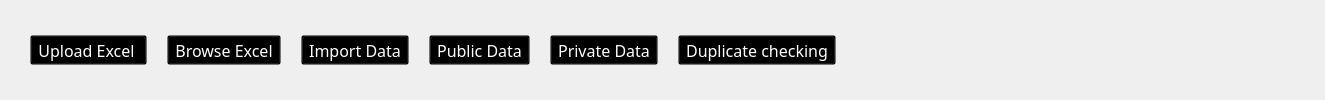
        <widget class="QWidget" name="tab_2">
         <attribute name="title">
          <string>Data</string>
         </attribute>
         <layout class="QHBoxLayout" name="horizontalLayout_6">
          <property name="spacing">
           <number>20</number>
          </property>
          <property name="leftMargin">
           <number>30</number>
          </property>
          <item>
           <widget class="QToolButton" name="btnUploadExcel">
            <property name="font">
             <font>
              <family>Microsoft YaHei</family>
              <pointsize>12</pointsize>
             </font>
            </property>
            <property name="cursor">
             <cursorShape>PointingHandCursor</cursorShape>
            </property>
            <property name="styleSheet">
             <string notr="true">background:transparent; color:white;</string>
            </property>
            <property name="text">
             <string>Upload Excel </string>
            </property>
            <property name="icon">
             <iconset>
              <normaloff>res/upload.png</normaloff>res/upload.png</iconset>
            </property>
            <property name="iconSize">
             <size>
              <width>36</width>
              <height>36</height>
             </size>
            </property>
            <property name="toolButtonStyle">
             <enum>Qt::ToolButtonTextUnderIcon</enum>
            </property>
           </widget>
          </item>
          <item>
           <widget class="QToolButton" name="btnBrowseExcel">
            <property name="font">
             <font>
              <family>Microsoft YaHei</family>
              <pointsize>12</pointsize>
             </font>
            </property>
            <property name="cursor">
             <cursorShape>PointingHandCursor</cursorShape>
            </property>
            <property name="styleSheet">
             <string notr="true">background:transparent; color:white;</string>
            </property>
            <property name="text">
             <string>Browse Excel</string>
            </property>
            <property name="icon">
             <iconset>
              <normaloff>res/files.png</normaloff>res/files.png</iconset>
            </property>
            <property name="iconSize">
             <size>
              <width>36</width>
              <height>36</height>
             </size>
            </property>
            <property name="toolButtonStyle">
             <enum>Qt::ToolButtonTextUnderIcon</enum>
            </property>
           </widget>
          </item>
          <item>
           <widget class="QToolButton" name="btnImportData">
            <property name="font">
             <font>
              <family>Microsoft YaHei</family>
              <pointsize>12</pointsize>
             </font>
            </property>
            <property name="cursor">
             <cursorShape>PointingHandCursor</cursorShape>
            </property>
            <property name="styleSheet">
             <string notr="true">background:transparent; color:white;</string>
            </property>
            <property name="text">
             <string>Import Data</string>
            </property>
            <property name="icon">
             <iconset>
              <normaloff>res/import.png</normaloff>res/import.png</iconset>
            </property>
            <property name="iconSize">
             <size>
              <width>36</width>
              <height>36</height>
             </size>
            </property>
            <property name="toolButtonStyle">
             <enum>Qt::ToolButtonTextUnderIcon</enum>
            </property>
           </widget>
          </item>
          <item>
           <widget class="QToolButton" name="btnPublicData">
            <property name="font">
             <font>
              <family>Microsoft YaHei</family>
              <pointsize>12</pointsize>
             </font>
            </property>
            <property name="cursor">
             <cursorShape>PointingHandCursor</cursorShape>
            </property>
            <property name="styleSheet">
             <string notr="true">background:transparent; color:white;</string>
            </property>
            <property name="text">
             <string>Public Data</string>
            </property>
            <property name="icon">
             <iconset>
              <normaloff>res/Public.png</normaloff>res/Public.png</iconset>
            </property>
            <property name="iconSize">
             <size>
              <width>36</width>
              <height>36</height>
             </size>
            </property>
            <property name="toolButtonStyle">
             <enum>Qt::ToolButtonTextUnderIcon</enum>
            </property>
           </widget>
          </item>
          <item>
           <widget class="QToolButton" name="btnPrivateData">
            <property name="font">
             <font>
              <family>Microsoft YaHei</family>
              <pointsize>12</pointsize>
             </font>
            </property>
            <property name="cursor">
             <cursorShape>PointingHandCursor</cursorShape>
            </property>
            <property name="styleSheet">
             <string notr="true">background:transparent; color:white;</string>
            </property>
            <property name="text">
             <string>Private Data</string>
            </property>
            <property name="icon">
             <iconset>
              <normaloff>res/private.png</normaloff>res/private.png</iconset>
            </property>
            <property name="iconSize">
             <size>
              <width>36</width>
              <height>36</height>
             </size>
            </property>
            <property name="toolButtonStyle">
             <enum>Qt::ToolButtonTextUnderIcon</enum>
            </property>
           </widget>
          </item>
          <item>
           <widget class="QToolButton" name="btnDuplicateCheck">
            <property name="font">
             <font>
              <family>Microsoft YaHei</family>
              <pointsize>12</pointsize>
             </font>
            </property>
            <property name="cursor">
             <cursorShape>PointingHandCursor</cursorShape>
            </property>
            <property name="styleSheet">
             <string notr="true">background:transparent; color:white;</string>
            </property>
            <property name="text">
             <string>Duplicate checking</string>
            </property>
            <property name="icon">
             <iconset>
              <normaloff>res/filter.png</normaloff>res/filter.png</iconset>
            </property>
            <property name="iconSize">
             <size>
              <width>36</width>
              <height>36</height>
             </size>
            </property>
            <property name="toolButtonStyle">
             <enum>Qt::ToolButtonTextUnderIcon</enum>
            </property>
           </widget>
          </item>
          <item>
           <spacer name="horizontalSpacer_4">
            <property name="orientation">
             <enum>Qt::Horizontal</enum>
            </property>
            <property name="sizeHint" stdset="0">
             <size>
              <width>478</width>
              <height>20</height>
             </size>
            </property>
           </spacer>
          </item>
         </layout>
        </widget>
